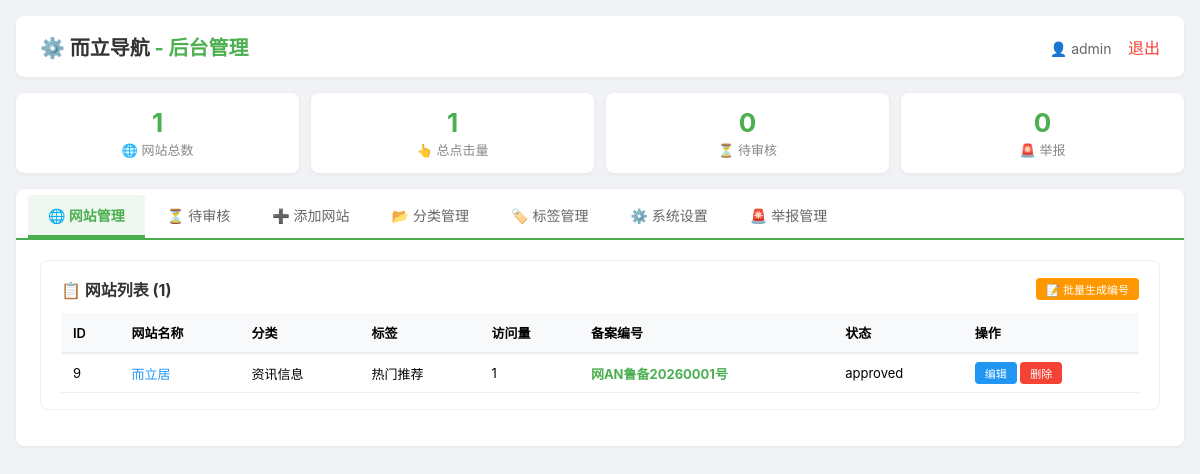
Page /admin.php (signed in) on the committed database.
### tables this page shows
CREATE TABLE files (
            id INTEGER PRIMARY KEY AUTOINCREMENT,
            name TEXT NOT NULL,
            url TEXT NOT NULL,
            description TEXT,
            category TEXT,
            tags TEXT,
            icon_url TEXT,
            clicks INTEGER DEFAULT 0,
            share_code TEXT UNIQUE,
            share_views INTEGER DEFAULT 0,
            share_created_at DATETIME,
            share_expire_at DATETIME,
            status TEXT DEFAULT 'approved',
            record_number TEXT,
            record_year TEXT,
            record_province TEXT,
            record_serial INTEGER DEFAULT 0,
            submitted_by TEXT,
            submitted_email TEXT,
            submitted_at DATETIME,
            icp_number TEXT,
            public_security_number TEXT,
            has_friend_link INTEGER DEFAULT 0,
            province_code TEXT,
            created_at DATETIME DEFAULT CURRENT_TIMESTAMP,
            updated_at DATETIME DEFAULT CURRENT_TIMESTAMP
        );

### config.php (called while the page is built, shortened)
<?php
function get_db() {
    global $_db_instance, $_db_initialized;
    if ($_db_instance === null) {
        try {
            $_db_instance = new PDO('sqlite:' . DB_FILE);
            $_db_instance->setAttribute(PDO::ATTR_ERRMODE, PDO::ERRMODE_EXCEPTION);
            $_db_instance->setAttribute(PDO::ATTR_DEFAULT_FETCH_MODE, PDO::FETCH_ASSOC);
        } catch (PDOException $e) {
            die("数据库连接失败: " . $e->getMessage());
        }
    }
    return $_db_instance;
}
function get_all_settings() {
    try {
        $db = get_db();
        $stmt = $db->query("SELECT * FROM settings");
        $settings = [];
        while ($row = $stmt->fetch(PDO::FETCH_ASSOC)) {
            $settings[$row['key']] = $row['value'];
        }
        return $settings;
    } catch (Exception $e) {
        return [];
    }
}

### admin.php (the view, shortened to what this page needs)
<?php
require_once 'config.php';
$db = get_db();
$settings = get_all_settings();
$total_sites = $db->query("SELECT COUNT(*) FROM files")->fetchColumn();
$total_clicks = $db->query("SELECT SUM(clicks) FROM files")->fetchColumn() ?: 0;
$pending_count = $db->query("SELECT COUNT(*) FROM files WHERE status = 'pending'")->fetchColumn();
$total_reports = $db->query("SELECT COUNT(*) FROM reports WHERE status = 'pending'")->fetchColumn();
$items = $db->query("SELECT * FROM files ORDER BY created_at DESC")->fetchAll(PDO::FETCH_ASSOC);
$current_tab = isset($_GET['tab']) ? $_GET['tab'] : 'sites';
?>
<!DOCTYPE html>
<html lang="zh-CN">
<head>
</head>
<body>
    <div class="container">
        <div class="header">
            <div class="logo">⚙️ <span><?php echo htmlspecialchars($settings['site_name'] ?? '而立导航'); ?></span> - 后台管理</div>
            <div>
                <span class="user-info">👤 <?php echo htmlspecialchars($_SESSION['admin_username'] ?? '管理员'); ?></span>
                <a href="?logout=1" class="logout">退出</a>
            </div>
        </div>
        <div class="stats">
            <div class="stat"><div class="num"><?php echo $total_sites; ?></div><div class="label">🌐 网站总数</div></div>
            <div class="stat"><div class="num"><?php echo $total_clicks; ?></div><div class="label">👆 总点击量</div></div>
            <div class="stat"><div class="num <?php echo $pending_count > 0 ? 'warning' : ''; ?>"><?php echo $pending_count; ?></div><div class="label">⏳ 待审核</div></div>
            <div class="stat"><div class="num <?php echo $total_reports > 0 ? 'danger' : ''; ?>"><?php echo $total_reports; ?></div><div class="label">🚨 举报</div></div>
        </div>
        <div class="tabs">
            <a href="?tab=sites" class="<?php echo $current_tab == 'sites' ? 'active' : ''; ?>">🌐 网站管理</a>
            <a href="?tab=pending" class="<?php echo $current_tab == 'pending' ? 'active' : ''; ?>">⏳ 待审核 <?php if($pending_count > 0): ?><span class="badge"><?php echo $pending_count; ?></span><?php endif; ?></a>
            <a href="?tab=add" class="<?php echo $current_tab == 'add' ? 'active' : ''; ?>">➕ 添加网站</a>
            <a href="?tab=categories" class="<?php echo $current_tab == 'categories' ? 'active' : ''; ?>">📂 分类管理</a>
            <a href="?tab=tags" class="<?php echo $current_tab == 'tags' ? 'active' : ''; ?>">🏷️ 标签管理</a>
            <a href="?tab=settings" class="<?php echo $current_tab == 'settings' ? 'active' : ''; ?>">⚙️ 系统设置</a>
            <a href="?tab=reports" class="<?php echo $current_tab == 'reports' ? 'active' : ''; ?>">🚨 举报管理 <?php if($total_reports > 0): ?><span class="badge"><?php echo $total_reports; ?></span><?php endif; ?></a>
        </div>
        <div class="tab-content <?php echo $current_tab == 'sites' ? 'active' : ''; ?>" id="tab-sites">
            <div class="card">
                <div style="display:flex;justify-content:space-between;align-items:center;flex-wrap:wrap;gap:10px;margin-bottom:12px;">
                    <h3 style="margin:0;border:none;padding:0;">📋 网站列表 (<?php echo count($items); ?>)</h3>
                    <div style="display:flex;gap:8px;flex-wrap:wrap;">
                        <a href="?batch_generate=1" class="btn btn-warning btn-sm" onclick="return confirm('确定为所有未生成编号的网站批量生成备案编号吗？')">📝 批量生成编号</a>
                    </div>
                </div>
                <div class="table-wrapper">
                    <table>
                        <thead>
                            <tr>
                                <th>ID</th>
                                <th>网站名称</th>
                                <th>分类</th>
                                <th>标签</th>
                                <th>访问量</th>
                                <th>备案编号</th>
                                <th>状态</th>
                                <th>操作</th>
                            </tr>
                        </thead>
                        <tbody>
                            <?php if (empty($items)): ?>
                                <tr><td colspan="8" style="text-align:center;padding:30px;color:#999;">暂无数据</td></tr>
                            <?php else: ?>
                                <?php foreach ($items as $item): ?>
                                    <tr>
                                        <td><?php echo $item['id']; ?></td>
                                        <td>
                                            <a href="<?php echo htmlspecialchars($item['url']); ?>" target="_blank" style="color:#2196F3;text-decoration:none;"><?php echo htmlspecialchars($item['name']); ?></a>
                                        </td>
                                        <td><?php echo htmlspecialchars($item['category'] ?? '-'); ?></td>
                                        <td><?php echo htmlspecialchars($item['tags'] ?? '-'); ?></td>
                                        <td><?php echo $item['clicks'] ?? 0; ?></td>
                                        <td>
                                            <?php if (!empty($item['record_number'])): ?>
                                                <span style="color:#4CAF50;font-weight:bold;"><?php echo htmlspecialchars($item['record_number']); ?></span>
                                            <?php else: ?>
                                                <span style="color:#999;">未生成</span>
                                                <a href="?generate_number=<?php echo $item['id']; ?>&tab=sites" class="btn btn-warning btn-sm">生成</a>
                                            <?php endif; ?>
                                        </td>
                                        <td>
                                            <?php
                                            $status_map = [
                                                'approved' => '<span class="badge badge-success">已审核</span>',
                                                'pending' => '<span class="badge badge-warning">待审核</span>',
                                                'rejected' => '<span class="badge badge-danger">已拒绝</span>'
                                            ];
                                            echo $status_map[$item['status']] ?? $item['status'];
                                            ?>
                                        </td>
                                        <td>
                                            <a href="?tab=sites&edit=<?php echo $item['id']; ?>" class="btn btn-edit btn-sm">编辑</a>
                                            <a href="?delete=<?php echo $item['id']; ?>&tab=sites" class="btn btn-danger btn-sm" onclick="return confirm('确定删除该网站吗？此操作不可恢复！')">删除</a>
                                        </td>
                                    </tr>
                                <?php endforeach; ?>
                            <?php endif; ?>
                        </tbody>
                    </table>
                </div>
            </div>
        </div>
    </div>
</body>
</html>

### admin.php (style rules this page uses)
* { margin: 0; padding: 0; box-sizing: border-box; }
body { font-family: -apple-system, BlinkMacSystemFont, "Segoe UI", Roboto, Arial, sans-serif; background: #f0f2f5; padding: 16px; }
.container { max-width: 1400px; margin: 0 auto; }
.header { background: #fff; padding: 16px 24px; border-radius: 8px; box-shadow: 0 1px 4px rgba(0,0,0,0.06); margin-bottom: 16px; display: flex; justify-content: space-between; align-items: center; flex-wrap: wrap; gap: 10px; }
.header .logo { font-size: 20px; font-weight: 700; color: #4CAF50; }
.header .logo span { color: #333; }
.header .user-info { color: #666; font-size: 14px; }
.header .logout { color: #f44336; text-decoration: none; margin-left: 12px; }
.stats { display: grid; grid-template-columns: repeat(auto-fit, minmax(140px, 1fr)); gap: 12px; margin-bottom: 16px; }
.stat { background: #fff; padding: 14px 18px; border-radius: 8px; box-shadow: 0 1px 4px rgba(0,0,0,0.06); text-align: center; }
.stat .num { font-size: 26px; font-weight: bold; color: #4CAF50; }
.stat .label { color: #888; font-size: 13px; margin-top: 2px; }
.tabs { display: flex; flex-wrap: wrap; gap: 2px; background: #fff; border-radius: 8px 8px 0 0; padding: 6px 12px 0; box-shadow: 0 1px 4px rgba(0,0,0,0.06); border-bottom: 2px solid #4CAF50; }
.tabs a { padding: 10px 20px; text-decoration: none; font-size: 14px; color: #666; border-bottom: 3px solid transparent; transition: 0.2s; border-radius: 4px 4px 0 0; }
.tabs a.active { color: #4CAF50; border-bottom-color: #4CAF50; font-weight: bold; background: #f0f7f0; }
.tab-content { display: none; background: #fff; padding: 20px 24px; border-radius: 0 0 8px 8px; box-shadow: 0 1px 4px rgba(0,0,0,0.06); }
.tab-content.active { display: block; }
.card { background: #fff; border-radius: 8px; padding: 16px 20px; margin-bottom: 16px; border: 1px solid #f0f0f0; }
.card h3 { font-size: 16px; color: #333; margin-bottom: 12px; border-bottom: 2px solid #4CAF50; padding-bottom: 8px; }
.btn { padding: 8px 20px; border: none; border-radius: 4px; cursor: pointer; font-size: 14px; transition: 0.2s; display: inline-block; text-decoration: none; }
.btn-edit { background: #2196F3; color: #fff; }
.btn-danger { background: #f44336; color: #fff; }
.btn-warning { background: #FF9800; color: #fff; }
.btn-sm { padding: 3px 10px; font-size: 11px; }
.table-wrapper { overflow-x: auto; -webkit-overflow-scrolling: touch; }
table { width: 100%; border-collapse: collapse; font-size: 13px; }
th { background: #f8f9fa; padding: 10px 12px; text-align: left; border-bottom: 2px solid #eee; white-space: nowrap; font-weight: 600; }
td { padding: 8px 12px; border-bottom: 1px solid #f0f0f0; vertical-align: middle; }

### rows in the picture
files: id "9", name "而立居", category "资讯信息", tags "热门推荐", clicks "1", record_number "网AN鲁备20260001号", status "approved"

### other values in the picture
$settings['site_name'] "而立导航"
$_SESSION['admin_username'] "admin"
$total_sites "1"
$total_clicks "1"
$pending_count "0"
$total_reports "0"
count($items) "1"
